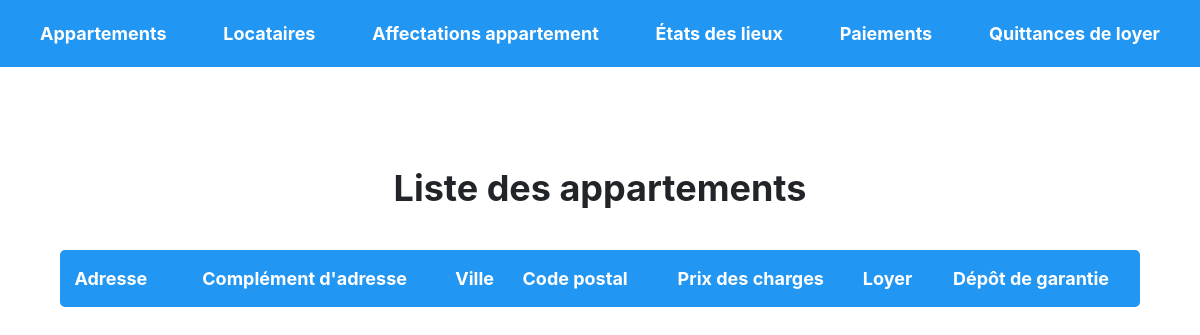
Page /index/appartement_list on the earlier database version.
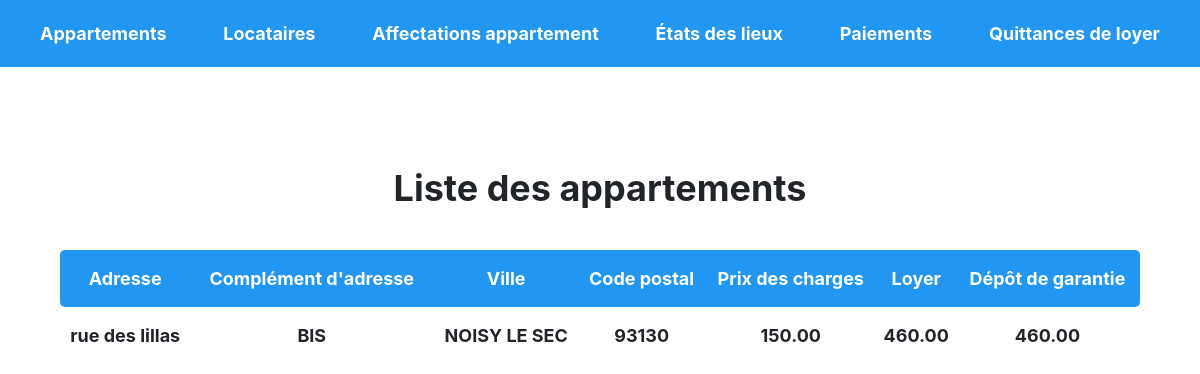
Same page on the later database version.
### gestion_locataire/models.py (models this page shows, shortened)
class Appartement(models.Model):
    adresse = models.CharField(max_length=200)
    complement_adresse = models.CharField(max_length=100)
    ville = models.CharField(max_length=50)
    code_postal = models.CharField(max_length=10)
    prix_charges = models.DecimalField(max_digits=10, decimal_places=2)
    loyer = models.DecimalField(max_digits=10, decimal_places=2)
    depot_garantie = models.DecimalField(max_digits=10, decimal_places=2)
    locataire = models.ForeignKey(Locataire, on_delete=models.SET_NULL, null=True, blank=True)

### gestion_locataire/views.py (the view)
# urls.py: path('appartement_list', views.appartement_list, name='appartement_list'),
def appartement_list(request):
    appartements = Appartement.objects.all()
    return render(request, 'gestion_locataire/appartement_list.html', {'appartements': appartements})

### gestion_locataire/templates/gestion_locataire/appartement_list.html (shortened to what this page needs)
<!DOCTYPE html>
<html>
  <head>
    <link rel="stylesheet" href="https://maxcdn.bootstrapcdn.com/bootstrap/4.0.0/css/bootstrap.min.css">
  </head>
  <body>
    <div class="navbar">
      <a href="{% url 'appartement_list' %}">Appartements</a>
      <a href="{% url 'locataire_list' %}">Locataires</a>
      <a href="{% url 'affectation_appartement_list' %}">Affectations appartement</a>
      <a href="{% url 'etat_des_lieux_list' %}">États des lieux</a>
      <a href="{% url 'paiement_list' %}">Paiements</a>
      <a href="{% url 'quittance_loyer_list' %}">Quittances de loyer</a>
    </div>
    <div class="container">
        <div class="container">
            <h1>Liste des appartements</h1>
            <table>
              <thead>
                <tr>
                  <th>Adresse</th>
                  <th>Complément d'adresse</th>
                  <th>Ville</th>
                  <th>Code postal</th>
                  <th>Prix des charges</th>
                  <th>Loyer</th>
                  <th>Dépôt de garantie</th>
                </tr>
              </thead>
              <tbody>
                {% for appartement in appartements %}
                  <tr>
                    <td>{{ appartement.adresse }}</td>
                    <td>{{ appartement.complement_adresse }}</td>
                    <td>{{ appartement.ville }}</td>
                    <td>{{ appartement.code_postal }}</td>
                    <td>{{ appartement.prix_charges }}</td>
                    <td>{{ appartement.loyer }}</td>
                    <td>{{ appartement.depot_garantie }}</td>
                  </tr>
                {% endfor %}
              </tbody>
            </table>
          </div>
    </div>
  </body>
</html>

### gestion_locataire/templates/gestion_locataire/appartement_list.html (style rules this page uses)
.container { padding-top: 50px; text-align: center; }
h1 { font-size: 36px; font-weight: bold; margin-bottom: 40px; text-align: center; }
.navbar { background-color: #2196F3; padding: 20px; text-align: center; }
.navbar a { color: #fff; font-size: 18px; font-weight: bold; text-decoration: none; margin: 0 20px; }
table { width: 100%; margin-top: 40px; text-align: center; }
thead { background-color: #2196F3; color: #fff; }
th, td { padding: 15px 0; font-size: 18px; font-weight: bold; }
th:first-child, td:first-child { border-radius: 5px 0 0 5px; }
th:last-child, td:last-child { border-radius: 0 5px 5px 0; }

Differences in the rows shown:
added Appartement: adresse "rue des lillas", complement_adresse "BIS", ville "NOISY LE SEC", code_postal "93130", prix_charges "150.00", loyer "460.00", depot_garantie "460.00"
